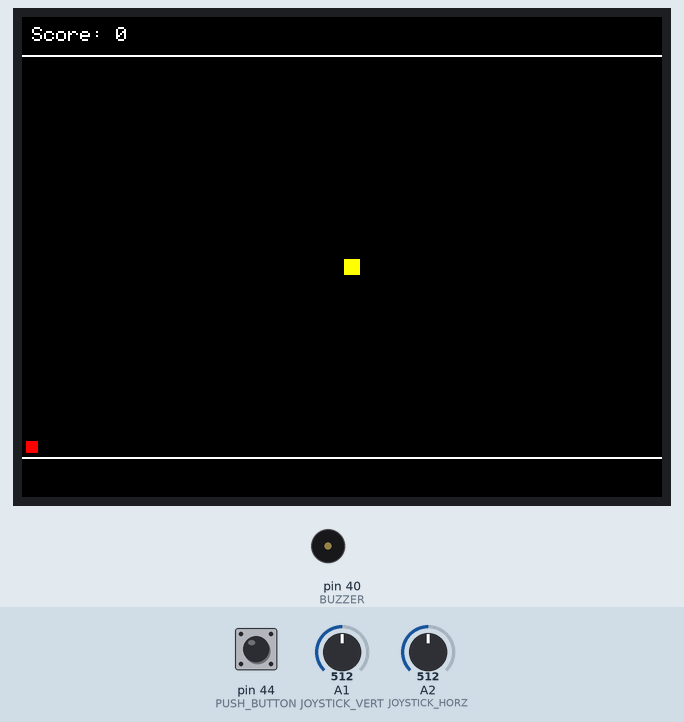
Simulated run of this sketch. Board: Arduino Mega 2560, built with avr-gcc and run on an emulated ATmega2560. Parts: 320×240 colour display, buzzer (waves = sounding, pin HIGH). The test bench sets the inputs (shaded band); at power-on: A1 (JOYSTICK_VERT) = 512, pin 44 (PUSH_BUTTON) HIGH, A2 (JOYSTICK_HORZ) = 512. Random numbers use the default seed unless the sketch sets one.

Above: at 0.4 s.
At 1.49 s:
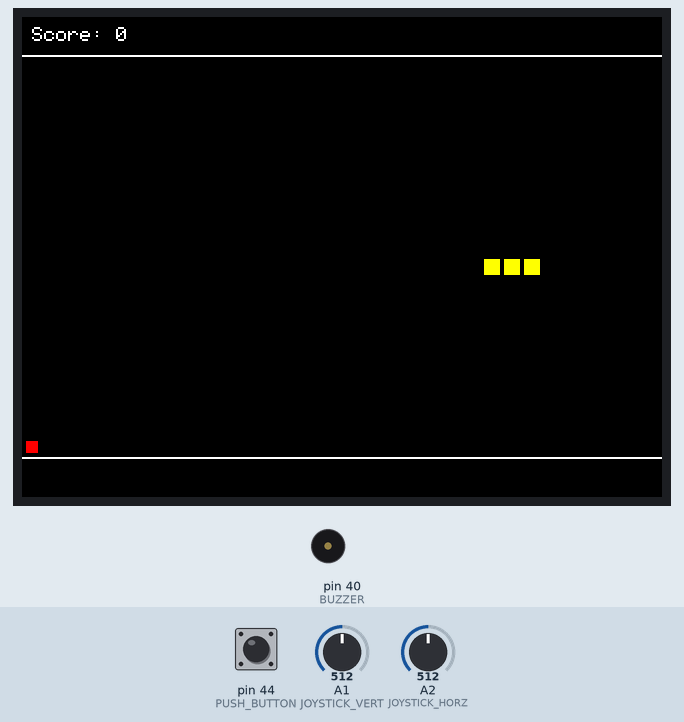
1.5 s: A1 (JOYSTICK_VERT) set to 710
At 1.65 s:
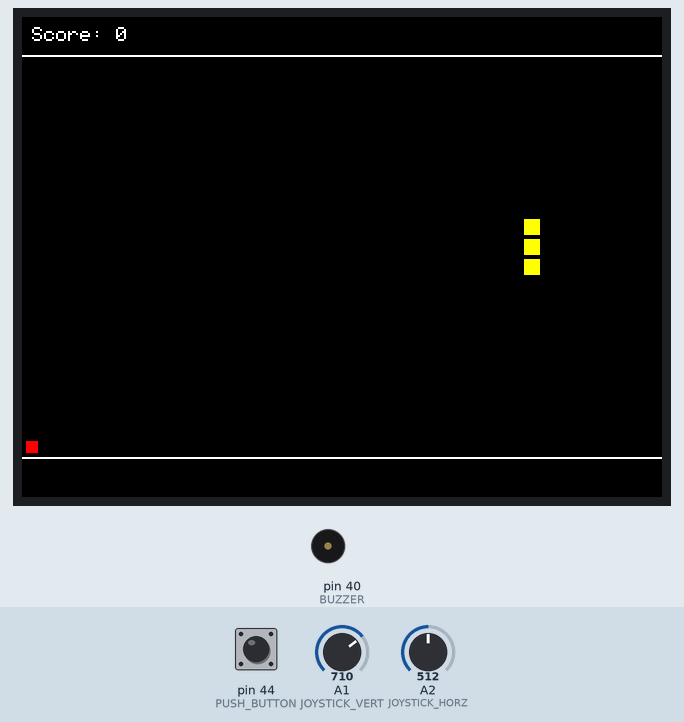

The sketch:

snake.ino
```cpp
#include <Adafruit_ILI9341.h>
#include <SPI.h>

// ILI9341 TFT
#define TFT_CS 10
#define TFT_RST 8
#define TFT_DC 9

// MOSI, MISO, SCK are hardware SPI on Arduino Mega:
// MOSI = Pin 51
// MISO = Pin 50
// SCK = Pin 52

Adafruit_ILI9341 tft = Adafruit_ILI9341(TFT_CS, TFT_DC, TFT_RST);

// Pins
#define JOYSTICK_VERT A1
#define JOYSTICK_HORZ A2
#define JOYSTICK_SEL 42
#define PUSH_BUTTON 44
#define BUZZER 40

// Game settings
#define GRID_WIDTH 32    // Number of cells horizontally
#define GRID_HEIGHT 20   // Number of cells vertically
#define CELL_SIZE 10     // Size of each cell in pixels
#define MAX_SNAKE_LENGTH 320

// Game grid dimensions in pixels
#define GAME_WIDTH (GRID_WIDTH * CELL_SIZE)   // 320 pixels
#define GAME_HEIGHT (GRID_HEIGHT * CELL_SIZE) // 200 pixels
#define GAME_X 0
#define GAME_Y 20

// colors
#define COLOR_BG ILI9341_BLACK
#define COLOR_SNAKE ILI9341_GREEN
#define COLOR_HEAD ILI9341_YELLOW
#define COLOR_FOOD ILI9341_RED
#define COLOR_GRID ILI9341_DARKGREY
#define COLOR_TEXT ILI9341_WHITE

// Direction constants
#define DIR_UP 0
#define DIR_DOWN 1
#define DIR_LEFT 2
#define DIR_RIGHT 3

// Game state
struct SnakeSegment {
  int x;
  int y;
};

SnakeSegment snake[MAX_SNAKE_LENGTH];
int snakeLength = 3;
int direction = DIR_RIGHT;
int nextDirection = DIR_RIGHT;

int foodX = 16;
int foodY = 10;

boolean gameActive = false;
boolean gameOver = false;
int score = 0;
int speed = 150; // milliseconds between moves

unsigned long lastMoveTime = 0;
unsigned long lastInputTime = 0;
const int INPUT_DEBOUNCE = 100;

//  render
int lastHeadX = -1, lastHeadY = -1;
int lastTailX = -1, lastTailY = -1;
int lastFoodX = -1, lastFoodY = -1;
int lastScore = -1;

void setup() {
  // init display
  tft.begin();
  tft.setRotation(1); // set your tft to landscape if its in simulation e.g wokwi

  // Setup pins
  pinMode(JOYSTICK_SEL, INPUT);
  pinMode(PUSH_BUTTON, INPUT);
  pinMode(BUZZER, OUTPUT);

  Serial.begin(9600);
  randomSeed(analogRead(A15));

  showTitleScreen();
}

void loop() {
  if (!gameActive && !gameOver) {
    if (digitalRead(PUSH_BUTTON) == HIGH) {
      initializeGame();
      gameActive = true;
      lastMoveTime = millis();
      delay(500);
    }
  }
  else if (gameActive) {
    readJoystick();

    if (millis() - lastMoveTime >= speed) {
      updateGame();
      lastMoveTime = millis();

      if (score > 0 && score % 5 == 0) {
        speed = max(80, speed - 5);
      }
    }

    renderGame();
  }
  else if (gameOver) {
    if (digitalRead(PUSH_BUTTON) == HIGH) {
      gameActive = false;
      gameOver = false;
      showTitleScreen();
      delay(500);
    }
  }

  delay(20);
}

void showTitleScreen() {
  tft.fillScreen(COLOR_BG);

  tft.setTextSize(3);
  tft.setTextColor(COLOR_TEXT);
  tft.setCursor(50, 80);
  tft.println("SNAKE GAME");

  tft.setTextSize(2);
  tft.setCursor(40, 160);
  tft.println("Press button to start");

  tft.setTextSize(1);
  tft.setCursor(60, 200);
  tft.println("Use joystick to move");
}

void initializeGame() {
  tft.fillScreen(COLOR_BG);

  drawGameBoundary();

  snakeLength = 3;
  snake[0].x = 16;
  snake[0].y = 10;
  snake[1].x = 15;
  snake[1].y = 10;
  snake[2].x = 14;
  snake[2].y = 10;

  direction = DIR_RIGHT;
  nextDirection = DIR_RIGHT;

  score = 0;
  speed = 80; // game speed
  gameOver = false;

  lastHeadX = -1;
  lastHeadY = -1;
  lastTailX = -1;
  lastTailY = -1;
  lastFoodX = -1;
  lastFoodY = -1;
  lastScore = -1;

  generateFood();
  lastMoveTime = millis();

  renderGame();
}

void drawGameBoundary() {
  tft.drawRect(GAME_X - 1, GAME_Y - 1, GAME_WIDTH + 2, GAME_HEIGHT + 2, ILI9341_WHITE);

  tft.setTextSize(1);
  tft.setTextColor(COLOR_TEXT);
  tft.setCursor(5, 5);
  tft.println("Score: 0");
}

void readJoystick() {
  if (millis() - lastInputTime < INPUT_DEBOUNCE) {
    return;
  }

  int vertValue = analogRead(JOYSTICK_VERT);
  int horzValue = analogRead(JOYSTICK_HORZ);

  if (vertValue > 700 && direction != DIR_DOWN) {
    nextDirection = DIR_UP;
    lastInputTime = millis();
  }
  else if (vertValue < 300 && direction != DIR_UP) {
    nextDirection = DIR_DOWN;
    lastInputTime = millis();
  }
  else if (horzValue > 700 && direction != DIR_RIGHT) {
    nextDirection = DIR_LEFT;
    lastInputTime = millis();
  }
  else if (horzValue < 300 && direction != DIR_LEFT) {
    nextDirection = DIR_RIGHT;
    lastInputTime = millis();
  }
}

void updateGame() {
  direction = nextDirection;

  int newHeadX = snake[0].x;
  int newHeadY = snake[0].y;

  switch(direction) {
    case DIR_UP:
      newHeadY = (newHeadY - 1 + GRID_HEIGHT) % GRID_HEIGHT;
      break;
    case DIR_DOWN:
      newHeadY = (newHeadY + 1) % GRID_HEIGHT;
      break;
    case DIR_LEFT:
      newHeadX = (newHeadX - 1 + GRID_WIDTH) % GRID_WIDTH;
      break;
    case DIR_RIGHT:
      newHeadX = (newHeadX + 1) % GRID_WIDTH;
      break;
  }

  for (int i = 0; i < snakeLength; i++) {
    if (newHeadX == snake[i].x && newHeadY == snake[i].y) {
      endGame();
      return;
    }
  }

  boolean foodEaten = false;
  if (newHeadX == foodX && newHeadY == foodY) {
    score++;
    foodEaten = true;
    playSound(800, 100);
  }

  if (!foodEaten) {
    for (int i = snakeLength - 1; i > 0; i--) {
      snake[i].x = snake[i - 1].x;
      snake[i].y = snake[i - 1].y;
    }
  } else {
    for (int i = snakeLength; i > 0; i--) {
      snake[i].x = snake[i - 1].x;
      snake[i].y = snake[i - 1].y;
    }
    if (snakeLength < MAX_SNAKE_LENGTH) {
      snakeLength++;
    }
    generateFood();
    lastFoodX = -1;
    lastFoodY = -1;
  }

  snake[0].x = newHeadX;
  snake[0].y = newHeadY;
}

void generateFood() {
  boolean validPosition = false;

  while (!validPosition) {
    foodX = random(GRID_WIDTH);
    foodY = random(GRID_HEIGHT);

    validPosition = true;
    for (int i = 0; i < snakeLength; i++) {
      if (foodX == snake[i].x && foodY == snake[i].y) {
        validPosition = false;
        break;
      }
    }
  }
}

void renderGame() {
  // Draw head if it moved - only redraws when position changes
  // This is efficient because head moves every frame
  if (snake[0].x != lastHeadX || snake[0].y != lastHeadY) {
    int x = GAME_X + snake[0].x * CELL_SIZE;
    int y = GAME_Y + snake[0].y * CELL_SIZE;
    tft.fillRect(x + 1, y + 1, CELL_SIZE - 2, CELL_SIZE - 2, COLOR_HEAD);
    lastHeadX = snake[0].x;
    lastHeadY = snake[0].y;
  }

  // Clear old tail position when tail moves
  // This removes the tail pixel as snake moves forward (normal mode without food)
  // When food eaten, lastTailX/Y is reset to -1, skip this
  if (snakeLength > 0 && (snake[snakeLength - 1].x != lastTailX || snake[snakeLength - 1].y != lastTailY)) {
    int oldTailX = GAME_X + lastTailX * CELL_SIZE;
    int oldTailY = GAME_Y + lastTailY * CELL_SIZE;
    tft.fillRect(oldTailX, oldTailY, CELL_SIZE, CELL_SIZE, COLOR_BG);
    lastTailX = snake[snakeLength - 1].x;
    lastTailY = snake[snakeLength - 1].y;
  }

  // Draw food only when position changes (when newly generated)
  if (foodX != lastFoodX || foodY != lastFoodY) {
    if (lastFoodX != -1) {
      int oldFoodX = GAME_X + lastFoodX * CELL_SIZE;
      int oldFoodY = GAME_Y + lastFoodY * CELL_SIZE;
      tft.fillRect(oldFoodX, oldFoodY, CELL_SIZE, CELL_SIZE, COLOR_BG);
    }

    int foodPixelX = GAME_X + foodX * CELL_SIZE;
    int foodPixelY = GAME_Y + foodY * CELL_SIZE;
    tft.fillRect(foodPixelX + 2, foodPixelY + 2, CELL_SIZE - 4, CELL_SIZE - 4, COLOR_FOOD);
    lastFoodX = foodX;
    lastFoodY = foodY;
  }

  // Update score display only when score changes
  if (score != lastScore) {
    tft.setTextSize(1);
    tft.setTextColor(COLOR_BG);
    tft.setCursor(5, 5);
    tft.print("Score: 0       ");

    tft.setTextColor(COLOR_TEXT);
    tft.setCursor(5, 5);
    tft.print("Score: ");
    tft.println(score);
    lastScore = score;
  }
}

void drawGrid() {
  for (int x = 0; x <= GRID_WIDTH; x++) {
    int pixelX = GAME_X + x * CELL_SIZE;
    tft.drawLine(pixelX, GAME_Y, pixelX, GAME_Y + GAME_HEIGHT, COLOR_GRID);
  }

  for (int y = 0; y <= GRID_HEIGHT; y++) {
    int pixelY = GAME_Y + y * CELL_SIZE;
    tft.drawLine(GAME_X, pixelY, GAME_X + GAME_WIDTH, pixelY, COLOR_GRID);
  }
}

void endGame() {
  gameActive = false;
  gameOver = true;

  playSound(200, 200);
  delay(100);
  playSound(200, 200);

  tft.fillScreen(COLOR_BG);

  tft.setTextSize(3);
  tft.setTextColor(COLOR_TEXT);
  tft.setCursor(60, 100);
  tft.println("GAME OVER");

  tft.setTextSize(2);
  tft.setCursor(80, 150);
  tft.print("Score: ");
  tft.println(score);

  tft.setTextSize(1);
  tft.setCursor(50, 200);
  tft.println("Press button to restart");

  Serial.print("Game Over! Score: ");
  Serial.println(score);

  // FIX: Wait for button release before returning to main loop
  // Problem: Button might still be held from the collision that killed the snake
  // Without this wait, main loop would immediately detect HIGH state and start new game
  // This blocking loop forces player to release button first
  while (digitalRead(PUSH_BUTTON) == HIGH) {
    delay(50);
  }

  // Additional 1 second delay prevents accidental re-press
  // Gives player time to see game over screen and prepare for restart
  delay(1000);
}

void playSound(int frequency, int duration) {
  tone(BUZZER, frequency, duration);
  delay(duration);
  noTone(BUZZER);
}
```
